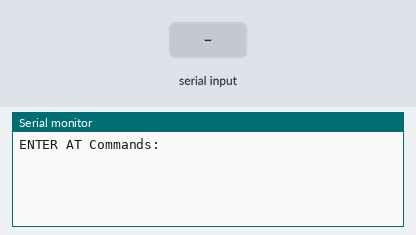
The sketch below on a simulated Arduino Uno, built with avr-gcc and run on an emulated ATmega328P. On the bench: the last lines printed to the serial monitor. Inputs (shaded band) come from the test bench.

Above: at 1.2 s.
1.3 s: "1" received over the second serial link
At 2.0 s:
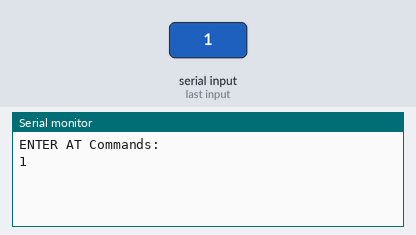
2.8 s: "0" received over the second serial link
At 3.1 s:
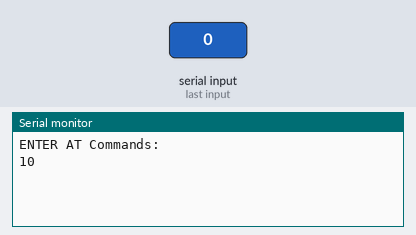

The sketch:

BT_TEST_BIS.ino
```cpp
#include <SoftwareSerial.h>
#define B_SPEED 115200
#define S_SPEED 9600

SoftwareSerial hc05(10,11); //2,3

void setup(){
  Serial.begin(S_SPEED);
  Serial.println("ENTER AT Commands:");
  //Initialize Bluetooth Serial Port
  hc05.begin(B_SPEED);
}

void loop(){
  //Write data from HC05 to Serial Monitor
  if (hc05.available()){
    Serial.write(hc05.read());
  }

  //Write from Serial Monitor to HC05
  if (Serial.available()){
    hc05.write(Serial.read());
  }

  //hc05.print("AT+BAUD8"); // Set baudrate to 115200

}
```

Measured:
- after the input at 1.3 s, the serial monitor: prints a new line at once (image 1)
- after the input at 2.8 s, the serial monitor: prints a new line at once (image 2)
